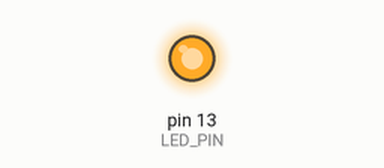
This sketch was run on a simulated Arduino Uno, built with avr-gcc and run on an emulated ATmega328P. Shown: output pins drawn as LEDs (lit = HIGH).

Above: at 1.0 s.
At 5.5 s:
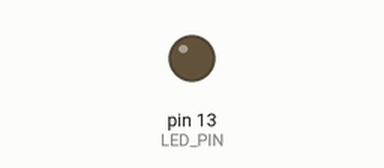
Timing chart, 0 to 6.9 s (numbered marks = the images above):
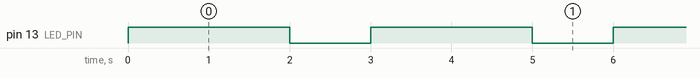

The sketch:

LED.ino
```cpp
#define LED_PIN 13

void setup() {
  pinMode(LED_PIN, OUTPUT);
}

void loop() {
  // Turn on for 2 seconds
  digitalWrite(LED_PIN, HIGH);
  delay(2000);

  // Turn off for 1 second
  digitalWrite(LED_PIN, LOW);
  delay(1000);
}
```

Measured:
- by itself, pin 13 (LED_PIN): alternates HIGH for 2.0 s and LOW for 1.0 s
